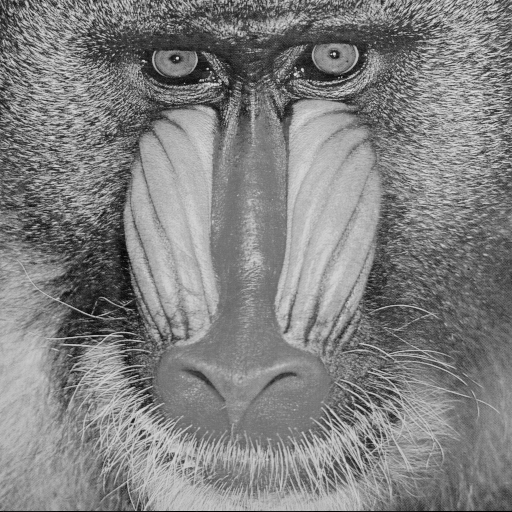
%> input picture experiment_two/Baboon.tif, 512 x 512 px
$ octave experiment_two.m   (GNU Octave 9; MATLAB toolbox functions it lacks are replaced by stand-ins)
%> lines starting %> are read from the running program, lines starting %| are printed output that depends on the picture
clear;clc;close all;
% baboon_gray=imread('Baboon.tif');
% baboon_rgb=imread('BaboonRGB.tif');
baboon_gray=imread('Baboon.tif');
%> baboon_gray is the input picture: size 512x512 uint8; min 0, max 230, mean 129.1
baboon_rgb=imread('BaboonRGB.tif');
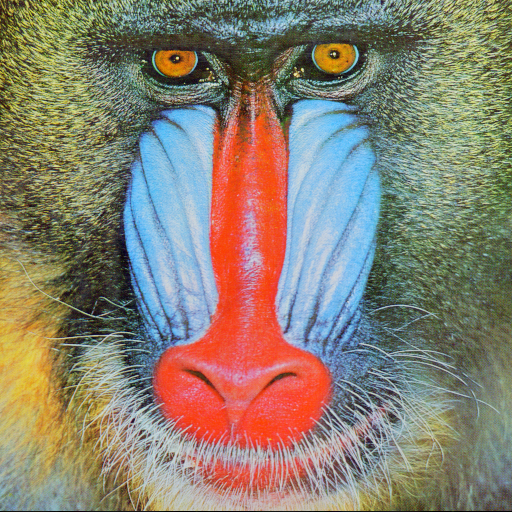
%> input picture experiment_two/BaboonRGB.tif, 512 x 512 px
%> baboon_rgb is the input picture: size 512x512x3 uint8; mean R, G, B 137.4, 128.9, 113.1
peppers_gray=imread('Peppers.tif');
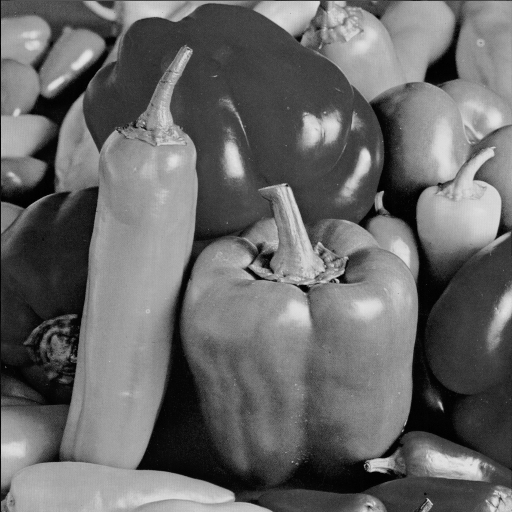
%> input picture experiment_two/Peppers.tif, 512 x 512 px
%> peppers_gray is the input picture: size 512x512 uint8; min 0, max 229, mean 104.2
peppers_rgb=imread('PeppersRGB.tif');
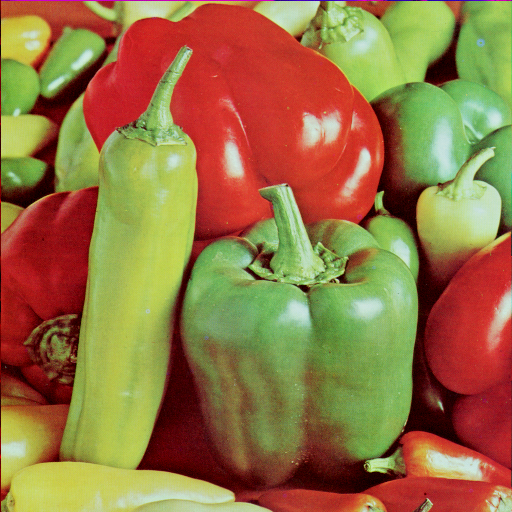
%> input picture experiment_two/PeppersRGB.tif, 512 x 512 px
%> peppers_rgb is the input picture: size 512x512x3 uint8; mean R, G, B 149.8, 115.6, 66.5

%图像加法
lp_add_img_1 = imadd(baboon_rgb,peppers_rgb);%彩色加彩色
% lp_add_img_2 = imadd(lena_gray,peppers_rgb);%灰色加彩色,无法运算
% lp_add_img_3 = imadd(lena_rgb,peppers_gray);%彩色加灰色，无法运算
lp_add_img_2 = imadd(baboon_gray,peppers_gray);%灰色加灰色
%灰度图像处理
lena_gray_img_1=imadd(baboon_gray,50);%使图像的亮度增加,值可以取负数
lena_gray_img_3 = imsubtract(baboon_gray,50);%使图像的亮度降低
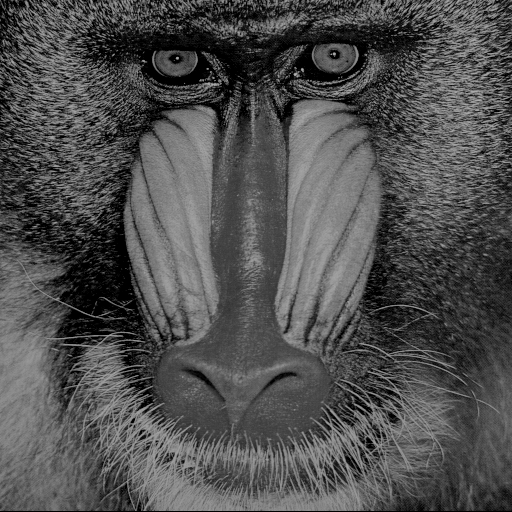
%> lena_gray_img_3: size 512x512 uint8; min 0, max 180, mean 79.6
%图像的乘法运算
img_multi=immultiply(baboon_gray,1.5);
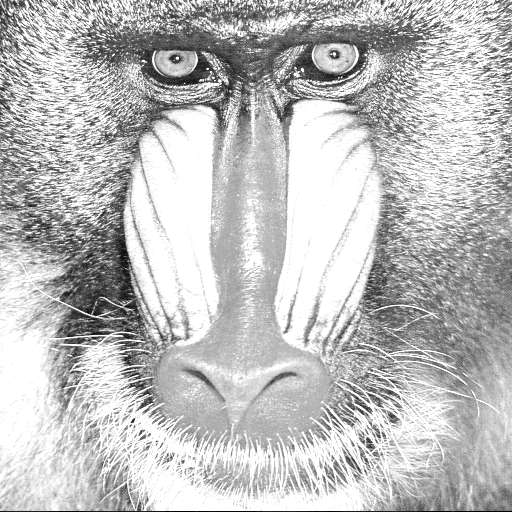
%> img_multi: size 512x512 uint8; min 0, max 255, mean 189.4
%图像除法
Ip = imdivide(baboon_gray, peppers_gray);
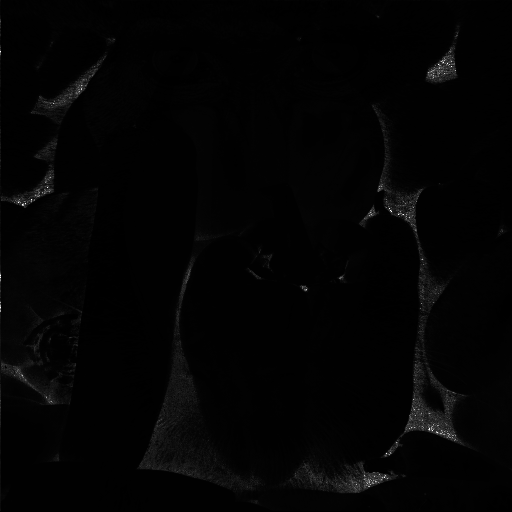
%> Ip: size 512x512 uint8; min 0, max 255, mean 3.4
%四则运算
Z = imlincomb(0.5,baboon_gray,0.8,peppers_gray,1);
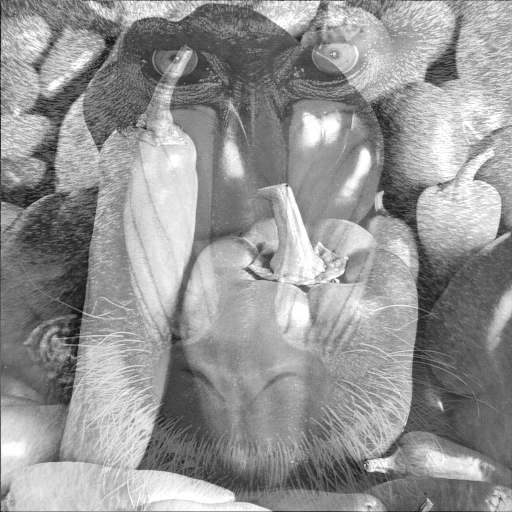
%> Z: size 512x512 uint8; min 14, max 255, mean 148.9

%图像展示
subplot(331);imshow(lp_add_img_1);title('baboonRGB ADD PeppersRGB');
subplot(332);imshow(lp_add_img_2);title('baboon ADD Peppers');
subplot(333);imshow(lena_gray_img_1);title('baboon add 50');
subplot(334);imshow(lena_gray_img_3);title('baboon sub 50');
subplot(335);imshow(baboon_gray);title('原图');
subplot(336);imshow(img_multi);title('baboon multi 1.5');
subplot(337);imshow(Ip);title('baboon divide Peppers');
subplot(338);imshow(Z);title('四则运算');
